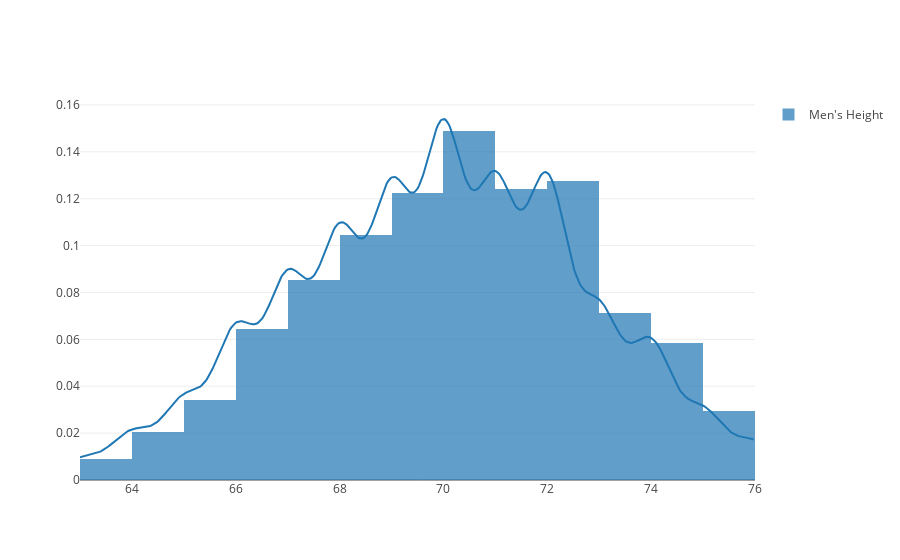

This figure's notebook cell:
### Markdown cell above
Comme vous l'avez peut-être deviné à la sortie de Python, nous allons comparer la taille de Jerry à 33027 autres hommes. Les tailles de ces hommes ont été recueillies aux États-Unis, mais comme on s'attend à ce que la taille moyenne des Américains soit la même que celle des Canadiens, nous ne nous en inquiétons pas.

Nous allons maintenant créer un **histogramme** des données de taille des hommes. Ceci est effectué par un processus appelé *binning*. Pour *bin* les hauteurs des hommes, nous comptons simplement chaque hauteur dans un intervalle prédéterminé. Par exemple, nous comptons chaque hauteur entre 60 et 62 pouces (rappelez-vous, ce sont des mesures américaines!). Ensuite, comptez chaque hauteur entre 62 et 64 pouces, et ainsi de suite.

### Code cell
hist_data = [data]
group_labels = ["Men's Height"]

# Change y-label scaling.

fig = ff.create_distplot(hist_data, group_labels, show_rug=False, bin_size=1)
py.iplot(fig)

### Figure 1 — Plotly figure (JSON) as saved in the notebook; plotly's stock layout.template omitted (floating-point values rounded to 4 significant figures; data arrays with more than 128 entries replaced by an {"elided": "..."} marker saying what was removed)
{"data": [{"autobinx": false, "histnorm": "probability density", "legendgroup": "Men's Height", "marker": {"color": "rgb(31, 119, 180)"}, "name": "Men's Height", "opacity": 0.7, "type": "histogram", "x": {"elided": "13891 int values"}, "xaxis": "x1", "xbins": {"end": 76, "size": 1, "start": 63}, "yaxis": "y1"}, {"legendgroup": "Men's Height", "marker": {"color": "rgb(31, 119, 180)"}, "mode": "lines", "name": "Men's Height", "showlegend": false, "type": "scatter", "x": {"elided": "500 float values"}, "xaxis": "x1", "y": {"elided": "500 float values"}, "yaxis": "y1"}], "layout": {"barmode": "overlay", "hovermode": "closest", "legend": {"traceorder": "reversed"}, "xaxis1": {"anchor": "y2", "domain": [0, 1], "zeroline": false}, "yaxis1": {"anchor": "free", "domain": [0, 1], "position": 0}}}
